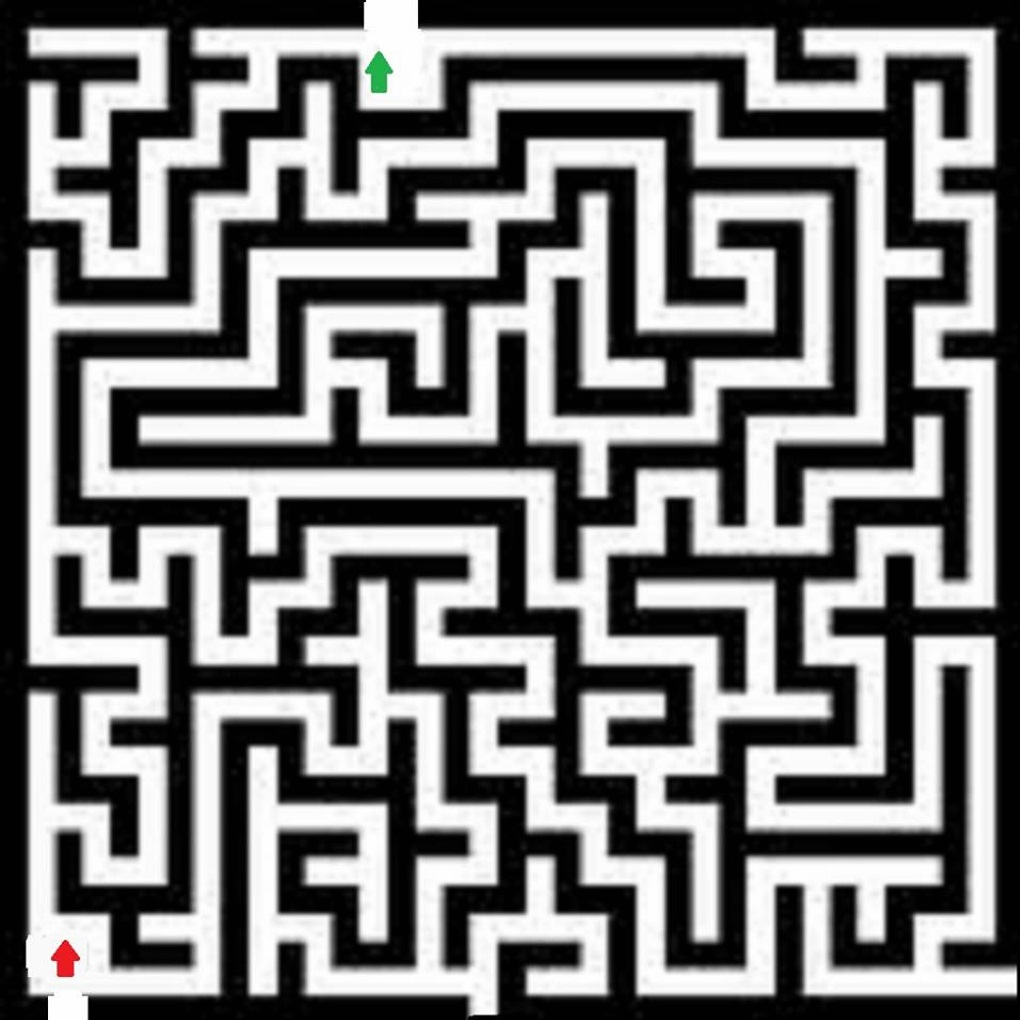

Below is a game level as drawn by its tile map, then a one-line description and the .tmx that defines it (tile-layer data replaced by summaries):
An orthogonal 85x85 tile map with 12x12 px tiles, 3 tile layers (Tile Layer 1, Tile Layer 2, Tile Layer 3), 1 hidden layer not drawn, 2 tilesets.

<map version="1.0" orientation="orthogonal" renderorder="right-down" width="85" height="85" tilewidth="12" tileheight="12" nextobjectid="1">
 <tileset firstgid="1" name="maze1" tilewidth="12" tileheight="12">
  <image source="../images/maze1.jpg" width="1024" height="1024" />
 </tileset>
 <tileset firstgid="7226" name="collision" tilewidth="12" tileheight="12">
  <image source="../images/collision.png" width="64" height="32" />
 </tileset>
 <layer name="Tile Layer 1" width="85" height="85">
  <data>[7225 cells, 0 non-empty, 0 distinct tile ids]</data>
 </layer>
 <layer name="Tile Layer 2" width="85" height="85">
  <data>[7225 cells, 7225 non-empty, 7225 distinct tile ids]</data>
 </layer>
 <layer name="Tile Layer 3" width="85" height="85">
  <data>[7225 cells, 0 non-empty, 0 distinct tile ids]</data>
 </layer>
 <layer name="Tile Layer 4" width="85" height="85" visible="0">
  <data>[7225 cells, 2051 non-empty, 2 distinct tile ids]</data>
 </layer>
</map>
